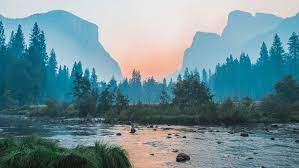
#> input picture ML_2_mod/ML4/Landscape/002.jpeg, 299 x 168 px, found by its file name; its folder holds only this picture in this run
$ jupyter execute --allow-errors data.ipynb
#> lines starting #> are read from the running program, lines starting #| are printed output that depends on the picture
[cell 1]
import pandas as pd
import matplotlib.pyplot as plt
import numpy as np
import cv2
import os
from skimage.feature import hog
from skimage import exposure
import matplotlib.pyplot as plt
import cv2
from skimage import exposure
from sklearn.model_selection import train_test_split
from sklearn.svm import SVC

[cell 2]
folder_path = '/Users/andrejsmirnov/PycharmProjects/ML2/ML_2_mod/ML4/Landscape'
image_files = [f for f in os.listdir(folder_path) if f.endswith(('.jpeg', '.jpg'))]

images = []
for filename in image_files:
    image_path = os.path.join(folder_path, filename)
    image = cv2.imread(image_path)
#> image is the input picture: shape (168, 299, 3); mean B, G, R 147.3, 139.6, 108.9
    if image is not None:
        images.append(image)

images_hog = []
desired_size = (200, 200)
for img in images:
    resized_img = cv2.resize(img, desired_size)
    gray_img = cv2.cvtColor(resized_img, cv2.COLOR_BGR2GRAY)
    fd, hog_image = hog(gray_img, orientations=9, pixels_per_cell=(8, 8), cells_per_block=(2, 2), visualize=True)
    hog_image_rescaled = exposure.rescale_intensity(hog_image, in_range=(0, 10))
    images_hog.append(hog_image_rescaled)
#> this loop made 1 pass
#> pass 1, `resized_img = cv2.resize(img, desired_size)`:
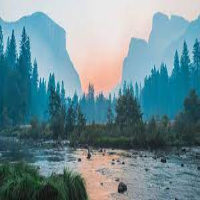
#> resized_img: shape (200, 200, 3); mean B, G, R 147.2, 139.6, 108.8
#> pass 1, `gray_img = cv2.cvtColor(resized_img, cv2.COLOR_BGR2GRAY)`:
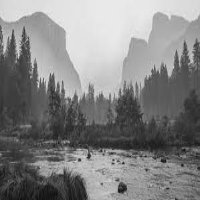
#> gray_img: shape (200, 200); min 12, max 236, mean 131.2
#> pass 1, `fd, hog_image = hog(gray_img, orientations=9, pixels_per_cell=(8, 8), ..`:
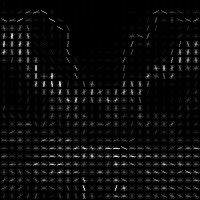
#> hog_image: shape (200, 200) float64; min 0, max 37.54, mean 1.6; drawn with min black and max white
#> pass 1, `hog_image_rescaled = exposure.rescale_intensity(hog_image, in_range=(0..`:
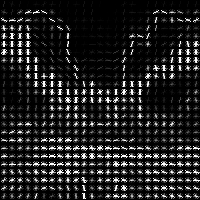
#> hog_image_rescaled: shape (200, 200) float64; min 0, max 1, mean 0.131
#> after the loop, images_hog = 1 item

[cell 3]
folder_path = '/Users/andrejsmirnov/PycharmProjects/ML2/ML_2_mod/ML4/Cow'
image_files = [f for f in os.listdir(folder_path) if f.endswith(('.jpeg', '.jpg'))]
image_files = image_files[0:10]

images = []
for filename in image_files:
    image_path = os.path.join(folder_path, filename)
    image = cv2.imread(image_path)
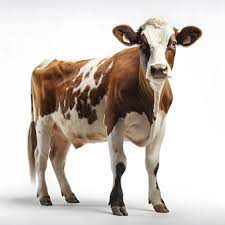
#> input picture ML_2_mod/ML4/Cow/003.jpeg, 225 x 225 px, found by its file name
#> image is the input picture: shape (225, 225, 3); mean B, G, R 191.1, 197.5, 205.5
    if image is not None:
        images.append(image)

images_hog_cow = []
desired_size = (200, 200)
for img in images:
    resized_img = cv2.resize(img, desired_size)
    gray_img = cv2.cvtColor(resized_img, cv2.COLOR_BGR2GRAY)
    fd, hog_image = hog(gray_img, orientations=9, pixels_per_cell=(8, 8), cells_per_block=(2, 2), visualize=True)
    hog_image_rescaled = exposure.rescale_intensity(hog_image, in_range=(0, 10))

    images_hog_cow.append(hog_image_rescaled)
#> this loop made 1 pass
#> pass 1, `resized_img = cv2.resize(img, desired_size)`:
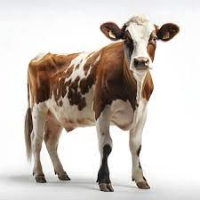
#> resized_img: shape (200, 200, 3); mean B, G, R 191.1, 197.5, 205.5
#> pass 1, `gray_img = cv2.cvtColor(resized_img, cv2.COLOR_BGR2GRAY)`:
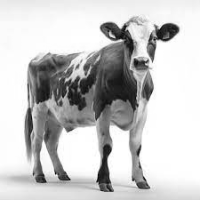
#> gray_img: shape (200, 200); min 10, max 255, mean 199.1
#> pass 1, `fd, hog_image = hog(gray_img, orientations=9, pixels_per_cell=(8, 8), ..`:
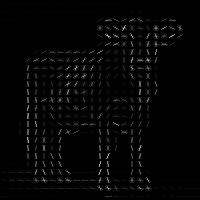
#> hog_image: shape (200, 200) float64; min 0, max 83.14, mean 1.7; drawn with min black and max white
#> pass 1, `hog_image_rescaled = exposure.rescale_intensity(hog_image, in_range=(0..`:
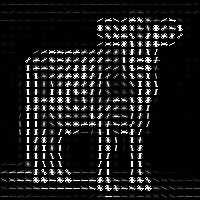
#> hog_image_rescaled: shape (200, 200) float64; min 0, max 1, mean 0.107
#> after the loop, images_hog_cow = 1 item

#> (a cell that did not finish here is left out)

#> (a cell that did not finish here is left out)

[cell 6]
cow_image_files = images_hog
#> cow_image_files = 1 item
landscape_image_files = images_hog_cow
#> landscape_image_files = 1 item

cow_data = pd.DataFrame({'img_hog': cow_image_files, 'label': 1})
#> cow_data = table of 1 rows and 2 columns
landscape_data = pd.DataFrame({'img_hog': landscape_image_files, 'label': 0})
#> landscape_data = table of 1 rows and 2 columns

data = pd.concat([cow_data, landscape_data], ignore_index=True)
#> data = table of 2 rows and 2 columns

data.head()
#> Out = table of 2 rows and 2 columns

[cell 7]
X = np.array(data['img_hog'].to_list())  # Признаки
y = data['label'].values  # Метки
#> y = [1, 0]

X_train, X_test, y_train, y_test = train_test_split(X, y, test_size=0.2, random_state=42)
#> y_train = [1]; y_test = [0]

model = SVC(kernel='linear')
#> (the rest of this cell did not finish here and is left out)
